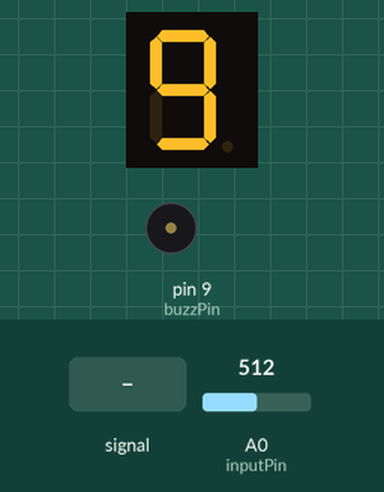
This sketch was run on a simulated Arduino Uno, built with avr-gcc and run on an emulated ATmega328P. Shown: 1-digit seven-segment display, buzzer (waves = sounding). Wiring (inferred from the names in the program): 1-digit 7-segment display, segments lit when HIGH: segments pin 2, pin 3, pin 4, pin 5, pin 6, pin 7, pin 8. The inputs (shaded band) are chosen by the test bench; at power-on: A0 (inputPin) = 512. The segment pins are drawn as the display they are named for.

Above: at 1.2 s.
1.3 s: A0 (inputPin) fed a 2 Hz sine of ±306 counts around its level
At 1.91 s:
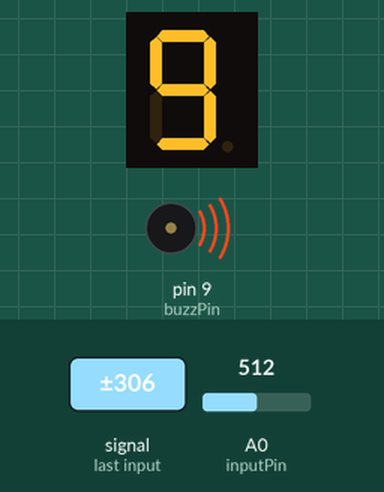
4.3 s: A0 (inputPin) set to 0
At 4.7 s:
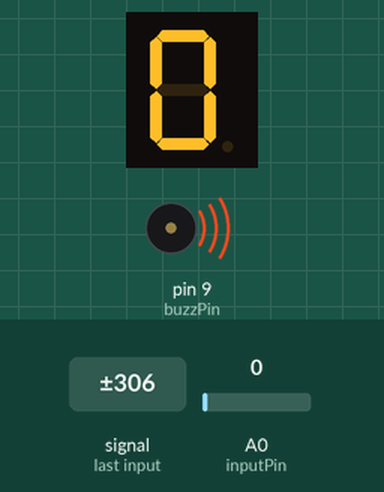
5.8 s: A0 (inputPin) set to 242
At 7.0 s:
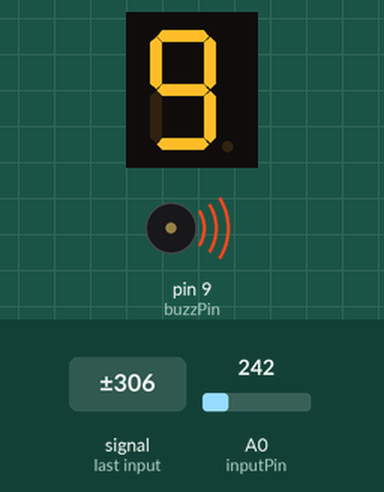
7.3 s: A0 (inputPin) set to 263
At 8.5 s:
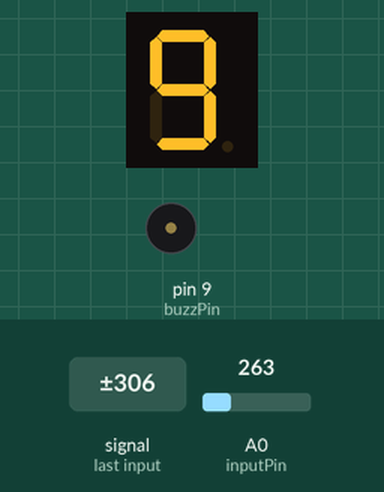
8.8 s: A0 (inputPin) set to 122
At 9.9 s:
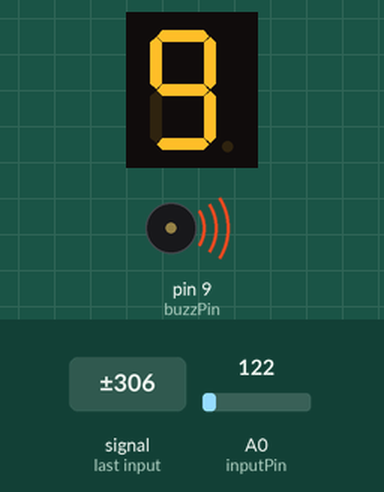
Timing chart, 0 to 11.3 s (numbered marks = the images above; inputs shaded):
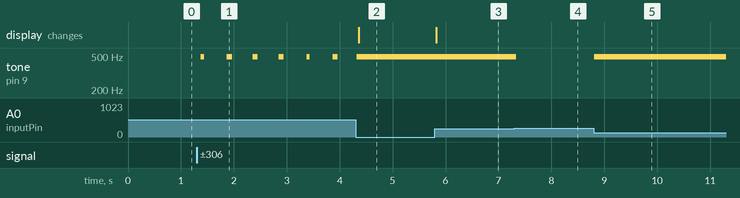

Measured:
- the behaviour switches between 255 and 256 on A0 (inputPin) (found by bisection; images 3 and 4)
- after the input at 1.3 s, tone on pin 9 (buzzPin): alternates 490 Hz for 0.10 s and silent for 0.43 s, starting after 0.08 s
- after the input at 4.3 s, tone on pin 9 (buzzPin): goes on until 4.3 s, then stays 490 Hz; the display: changes after 0.06 s (image 2)
- after the input at 5.8 s, the display: changes at once (image 3)
- after the input at 7.3 s, tone on pin 9 (buzzPin): 490 Hz → silent at once
- after the input at 8.8 s, tone on pin 9 (buzzPin): silent → 490 Hz at once

The sketch:

tema3.ino
```cpp
#define sample 300

const int pinA = 2;
const int pinB = 3;
const int pinC = 4;
const int pinD = 5;
const int pinE = 6;
const int pinF = 7;
const int pinG = 8;
const int segSize = 7;

int segments[segSize] = {pinA, pinB, pinC, pinD, pinE, pinF, pinG};

byte digitMatrix[10][segSize] =
{
// a  b  c  d  e  f  g
  {1, 1, 1, 1, 1, 1, 0}, // 0
  {0, 1, 1, 0, 0, 0, 0}, // 1
  {1, 1, 0, 1, 1, 0, 1}, // 2
  {1, 1, 1, 1, 0, 0, 1}, // 3
  {0, 1, 1, 0, 0, 1, 1}, // 4
  {1, 0, 1, 1, 0, 1, 1}, // 5
  {1, 0, 1, 1, 1, 1, 1}, // 6
  {1, 1, 1, 0, 0, 0, 0}, // 7
  {1, 1, 1, 1, 1, 1, 1}, // 8
  {1, 1, 1, 1, 0, 1, 1}  // 9
};


void displayNumber(byte digit)
{
  for (int i = 0; i < segSize; i++)
  {
    digitalWrite(segments[i], digitMatrix[digit][i]);
  }
}

const int inputPin = A0;
const int buzzPin = 9;
float val;
int array1[sample];


unsigned long averaging;

void setup()
{
  for (int i = 0; i < segSize; i++)
  {
    pinMode(segments[i], OUTPUT);
  }
  pinMode(inputPin, INPUT);
  pinMode(buzzPin, OUTPUT);
  Serial.begin(9600);
}

void loop()
{
  for (int i = 0; i < sample; i++)
  {
    array1[i] = analogRead(inputPin);
    averaging += array1[i];
  }
  val = averaging / sample;
  analogWrite(buzzPin, val);

  val = constrain(val, 0, 10);
  if (0.0 <= val and val <= 1.0)
  {
    displayNumber(0);
  }
  if (1.0 <= val and val <= 2.0)
  {
    displayNumber(1);
  }
  if (2.0 <= val and val <= 3.0)
  {
    displayNumber(2);
  }
  if (3.0 <= val and val <= 4.0)
  {
    displayNumber(3);
  }
  if (4.0 <= val and val <= 5.0)
  {
    displayNumber(4);
  }
  if (5.0 <= val and val <= 6.0)
  {
    displayNumber(5);
  }
  if (6.0 <= val and val <= 7.0)
  {
    displayNumber(6);
  }
  if (7.0 <= val and val <= 8.0)
  {
    displayNumber(7);
  }
  if (8.0 <= val and val <= 9.0)
  {
    displayNumber(8);
  }
  if (9.0 <= val)
  {
    displayNumber(9);
  }
  val = map(val, 0, 10, 0, 255);
  averaging = 0;
}
```
